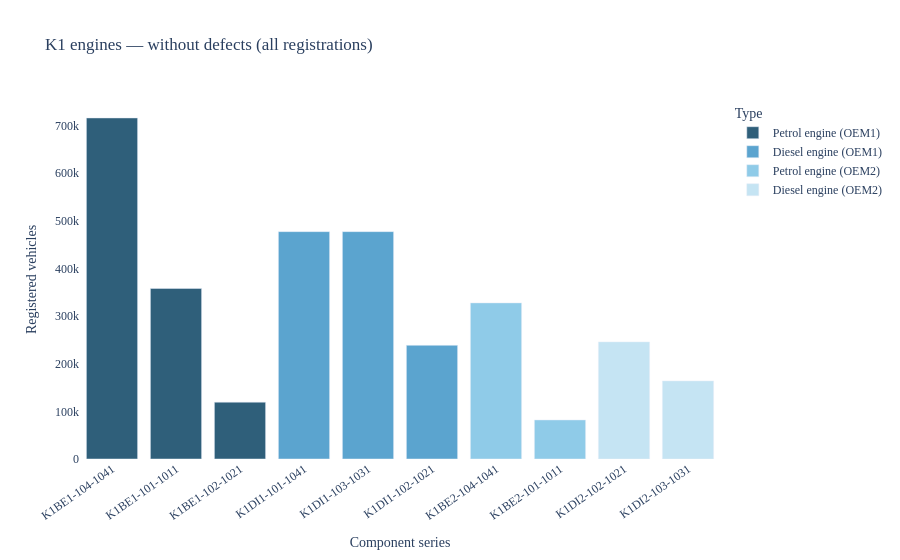
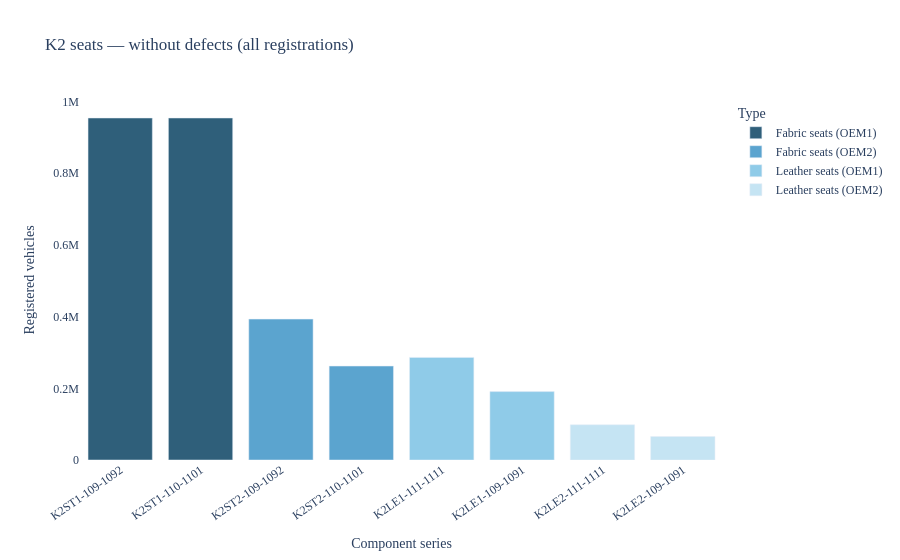
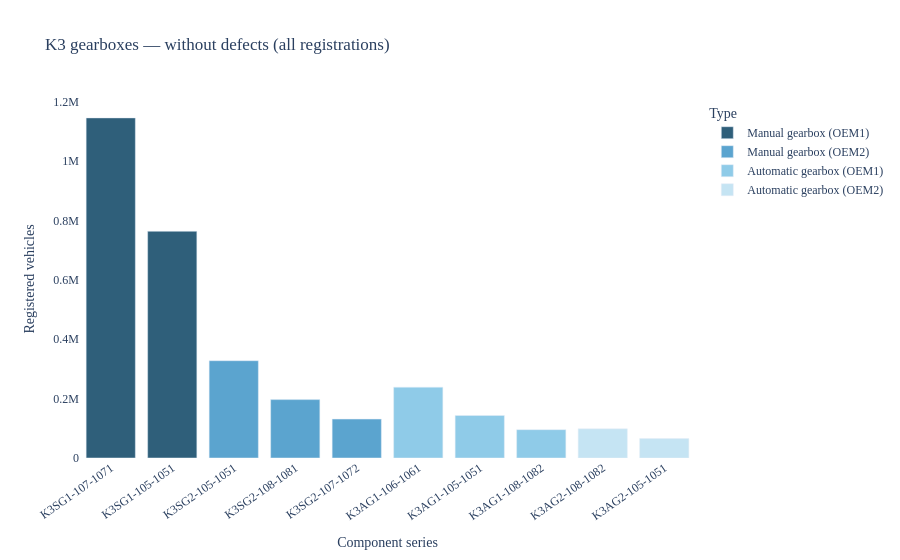
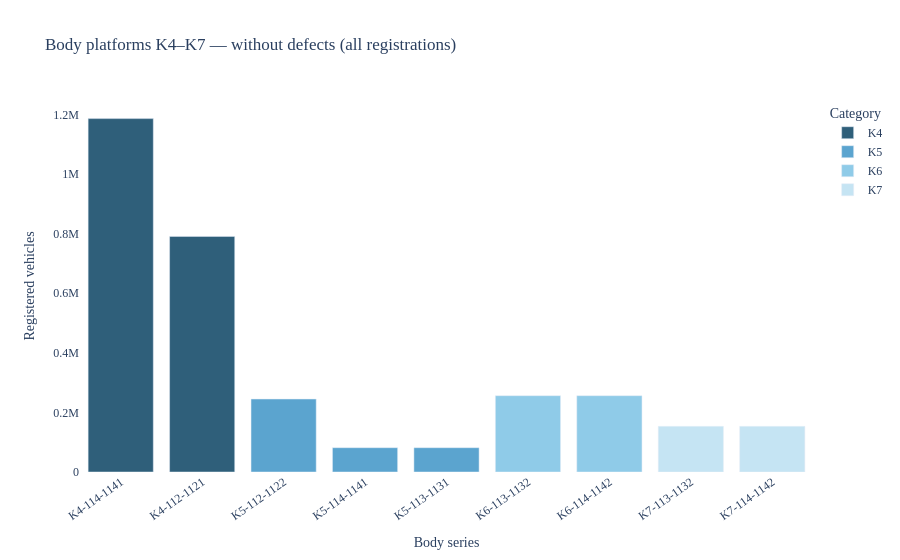

Source (notebook cell) for these figures, in order:
### Markdown cell above
### 4.1 Without defects

All KBA registrations (`n_registrations`). This is the baseline popularity ranking.

### Code cell
# 4.1 — evaluation and graphs WITHOUT defects (all registrations)
overall_all, winners_all = run_evaluation(
    "n_registrations", "without defects (all registrations)")

### Figure 1 — Plotly figure (JSON) as saved in the notebook; plotly's stock layout.template omitted (floating-point values rounded to 4 significant figures)
{"data": [{"hovertemplate": "Type=Petrol engine (OEM1)<br>Component series=%{x}<br>Registered vehicles=%{y}<extra></extra>", "legendgroup": "Petrol engine (OEM1)", "marker": {"color": "#2F5F7A", "pattern": {"shape": ""}}, "name": "Petrol engine (OEM1)", "orientation": "v", "showlegend": true, "textposition": "auto", "type": "bar", "x": ["K1BE1-104-1041", "K1BE1-101-1011", "K1BE1-102-1021"], "xaxis": "x", "y": [715578, 357789, 119263], "yaxis": "y"}, {"hovertemplate": "Type=Diesel engine (OEM1)<br>Component series=%{x}<br>Registered vehicles=%{y}<extra></extra>", "legendgroup": "Diesel engine (OEM1)", "marker": {"color": "#5BA4CF", "pattern": {"shape": ""}}, "name": "Diesel engine (OEM1)", "orientation": "v", "showlegend": true, "textposition": "auto", "type": "bar", "x": ["K1DI1-101-1041", "K1DI1-103-1031", "K1DI1-102-1021"], "xaxis": "x", "y": [477052, 477052, 238526], "yaxis": "y"}, {"hovertemplate": "Type=Petrol engine (OEM2)<br>Component series=%{x}<br>Registered vehicles=%{y}<extra></extra>", "legendgroup": "Petrol engine (OEM2)", "marker": {"color": "#8FCBE8", "pattern": {"shape": ""}}, "name": "Petrol engine (OEM2)", "orientation": "v", "showlegend": true, "textposition": "auto", "type": "bar", "x": ["K1BE2-104-1041", "K1BE2-101-1011"], "xaxis": "x", "y": [327538, 81884], "yaxis": "y"}, {"hovertemplate": "Type=Diesel engine (OEM2)<br>Component series=%{x}<br>Registered vehicles=%{y}<extra></extra>", "legendgroup": "Diesel engine (OEM2)", "marker": {"color": "#C5E4F3", "pattern": {"shape": ""}}, "name": "Diesel engine (OEM2)", "orientation": "v", "showlegend": true, "textposition": "auto", "type": "bar", "x": ["K1DI2-102-1021", "K1DI2-103-1031"], "xaxis": "x", "y": [245653, 163769], "yaxis": "y"}], "layout": {"barmode": "relative", "font": {"family": "Source Sans Pro"}, "legend": {"title": {"text": "Type"}, "tracegroupgap": 0}, "paper_bgcolor": "white", "plot_bgcolor": "white", "title": {"text": "K1 engines — without defects (all registrations)"}, "xaxis": {"anchor": "y", "domain": [0, 1], "tickangle": -35, "title": {"text": "Component series"}}, "yaxis": {"anchor": "x", "domain": [0, 1], "title": {"text": "Registered vehicles"}}}}

### Figure 2 — Plotly figure (JSON) as saved in the notebook; plotly's stock layout.template omitted (floating-point values rounded to 4 significant figures)
{"data": [{"hovertemplate": "Type=Fabric seats (OEM1)<br>Component series=%{x}<br>Registered vehicles=%{y}<extra></extra>", "legendgroup": "Fabric seats (OEM1)", "marker": {"color": "#2F5F7A", "pattern": {"shape": ""}}, "name": "Fabric seats (OEM1)", "orientation": "v", "showlegend": true, "textposition": "auto", "type": "bar", "x": ["K2ST1-109-1092", "K2ST1-110-1101"], "xaxis": "x", "y": [954104, 954104], "yaxis": "y"}, {"hovertemplate": "Type=Fabric seats (OEM2)<br>Component series=%{x}<br>Registered vehicles=%{y}<extra></extra>", "legendgroup": "Fabric seats (OEM2)", "marker": {"color": "#5BA4CF", "pattern": {"shape": ""}}, "name": "Fabric seats (OEM2)", "orientation": "v", "showlegend": true, "textposition": "auto", "type": "bar", "x": ["K2ST2-109-1092", "K2ST2-110-1101"], "xaxis": "x", "y": [393045, 262030], "yaxis": "y"}, {"hovertemplate": "Type=Leather seats (OEM1)<br>Component series=%{x}<br>Registered vehicles=%{y}<extra></extra>", "legendgroup": "Leather seats (OEM1)", "marker": {"color": "#8FCBE8", "pattern": {"shape": ""}}, "name": "Leather seats (OEM1)", "orientation": "v", "showlegend": true, "textposition": "auto", "type": "bar", "x": ["K2LE1-111-1111", "K2LE1-109-1091"], "xaxis": "x", "y": [286232, 190820], "yaxis": "y"}, {"hovertemplate": "Type=Leather seats (OEM2)<br>Component series=%{x}<br>Registered vehicles=%{y}<extra></extra>", "legendgroup": "Leather seats (OEM2)", "marker": {"color": "#C5E4F3", "pattern": {"shape": ""}}, "name": "Leather seats (OEM2)", "orientation": "v", "showlegend": true, "textposition": "auto", "type": "bar", "x": ["K2LE2-111-1111", "K2LE2-109-1091"], "xaxis": "x", "y": [98262, 65507], "yaxis": "y"}], "layout": {"barmode": "relative", "font": {"family": "Source Sans Pro"}, "legend": {"title": {"text": "Type"}, "tracegroupgap": 0}, "paper_bgcolor": "white", "plot_bgcolor": "white", "title": {"text": "K2 seats — without defects (all registrations)"}, "xaxis": {"anchor": "y", "domain": [0, 1], "tickangle": -35, "title": {"text": "Component series"}}, "yaxis": {"anchor": "x", "domain": [0, 1], "title": {"text": "Registered vehicles"}}}}

### Figure 3 — Plotly figure (JSON) as saved in the notebook; plotly's stock layout.template omitted (floating-point values rounded to 4 significant figures)
{"data": [{"hovertemplate": "Type=Manual gearbox (OEM1)<br>Component series=%{x}<br>Registered vehicles=%{y}<extra></extra>", "legendgroup": "Manual gearbox (OEM1)", "marker": {"color": "#2F5F7A", "pattern": {"shape": ""}}, "name": "Manual gearbox (OEM1)", "orientation": "v", "showlegend": true, "textposition": "auto", "type": "bar", "x": ["K3SG1-107-1071", "K3SG1-105-1051"], "xaxis": "x", "y": [1144925, 763283], "yaxis": "y"}, {"hovertemplate": "Type=Manual gearbox (OEM2)<br>Component series=%{x}<br>Registered vehicles=%{y}<extra></extra>", "legendgroup": "Manual gearbox (OEM2)", "marker": {"color": "#5BA4CF", "pattern": {"shape": ""}}, "name": "Manual gearbox (OEM2)", "orientation": "v", "showlegend": true, "textposition": "auto", "type": "bar", "x": ["K3SG2-105-1051", "K3SG2-108-1081", "K3SG2-107-1072"], "xaxis": "x", "y": [327537, 196523, 131015], "yaxis": "y"}, {"hovertemplate": "Type=Automatic gearbox (OEM1)<br>Component series=%{x}<br>Registered vehicles=%{y}<extra></extra>", "legendgroup": "Automatic gearbox (OEM1)", "marker": {"color": "#8FCBE8", "pattern": {"shape": ""}}, "name": "Automatic gearbox (OEM1)", "orientation": "v", "showlegend": true, "textposition": "auto", "type": "bar", "x": ["K3AG1-106-1061", "K3AG1-105-1051", "K3AG1-108-1082"], "xaxis": "x", "y": [238526, 143115, 95411], "yaxis": "y"}, {"hovertemplate": "Type=Automatic gearbox (OEM2)<br>Component series=%{x}<br>Registered vehicles=%{y}<extra></extra>", "legendgroup": "Automatic gearbox (OEM2)", "marker": {"color": "#C5E4F3", "pattern": {"shape": ""}}, "name": "Automatic gearbox (OEM2)", "orientation": "v", "showlegend": true, "textposition": "auto", "type": "bar", "x": ["K3AG2-108-1082", "K3AG2-105-1051"], "xaxis": "x", "y": [98261, 65508], "yaxis": "y"}], "layout": {"barmode": "relative", "font": {"family": "Source Sans Pro"}, "legend": {"title": {"text": "Type"}, "tracegroupgap": 0}, "paper_bgcolor": "white", "plot_bgcolor": "white", "title": {"text": "K3 gearboxes — without defects (all registrations)"}, "xaxis": {"anchor": "y", "domain": [0, 1], "tickangle": -35, "title": {"text": "Component series"}}, "yaxis": {"anchor": "x", "domain": [0, 1], "title": {"text": "Registered vehicles"}}}}

### Figure 4 — Plotly figure (JSON) as saved in the notebook; plotly's stock layout.template omitted (floating-point values rounded to 4 significant figures)
{"data": [{"hovertemplate": "Category=K4<br>Body series=%{x}<br>Registered vehicles=%{y}<extra></extra>", "legendgroup": "K4", "marker": {"color": "#2F5F7A", "pattern": {"shape": ""}}, "name": "K4", "orientation": "v", "showlegend": true, "textposition": "auto", "type": "bar", "x": ["K4-114-1141", "K4-112-1121"], "xaxis": "x", "y": [1186299, 790865], "yaxis": "y"}, {"hovertemplate": "Category=K5<br>Body series=%{x}<br>Registered vehicles=%{y}<extra></extra>", "legendgroup": "K5", "marker": {"color": "#5BA4CF", "pattern": {"shape": ""}}, "name": "K5", "orientation": "v", "showlegend": true, "textposition": "auto", "type": "bar", "x": ["K5-112-1122", "K5-114-1141", "K5-113-1131"], "xaxis": "x", "y": [244857, 81620, 81619], "yaxis": "y"}, {"hovertemplate": "Category=K6<br>Body series=%{x}<br>Registered vehicles=%{y}<extra></extra>", "legendgroup": "K6", "marker": {"color": "#8FCBE8", "pattern": {"shape": ""}}, "name": "K6", "orientation": "v", "showlegend": true, "textposition": "auto", "type": "bar", "x": ["K6-113-1132", "K6-114-1142"], "xaxis": "x", "y": [256177, 256177], "yaxis": "y"}, {"hovertemplate": "Category=K7<br>Body series=%{x}<br>Registered vehicles=%{y}<extra></extra>", "legendgroup": "K7", "marker": {"color": "#C5E4F3", "pattern": {"shape": ""}}, "name": "K7", "orientation": "v", "showlegend": true, "textposition": "auto", "type": "bar", "x": ["K7-113-1132", "K7-114-1142"], "xaxis": "x", "y": [153245, 153245], "yaxis": "y"}], "layout": {"barmode": "relative", "font": {"family": "Source Sans Pro"}, "legend": {"title": {"text": "Category"}, "tracegroupgap": 0}, "paper_bgcolor": "white", "plot_bgcolor": "white", "title": {"text": "Body platforms K4–K7 — without defects (all registrations)"}, "xaxis": {"anchor": "y", "domain": [0, 1], "tickangle": -35, "title": {"text": "Body series"}}, "yaxis": {"anchor": "x", "domain": [0, 1], "title": {"text": "Registered vehicles"}}}}
